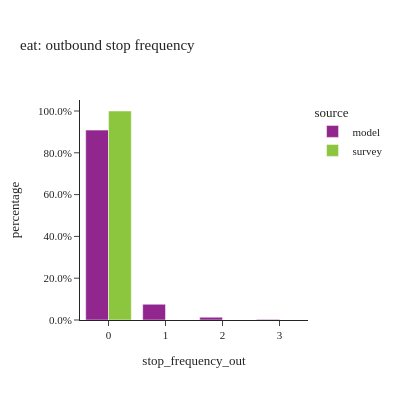
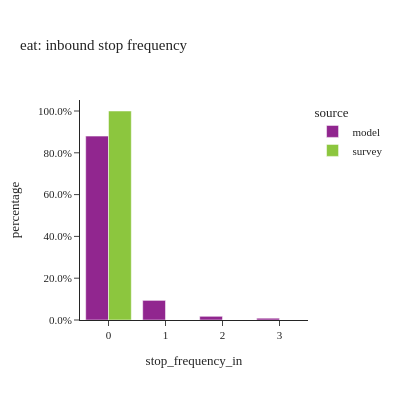

Write notebook code for charts like these, in order.
### Code cell
#| layout: [[1,1], [1]]
stopfreq_by_tourtype(tour_data, "eat")

### Figure 1 — Plotly figure (JSON) as saved in the notebook; plotly's stock layout.template omitted (floating-point values rounded to 4 significant figures)
{"data": [{"alignmentgroup": "True", "customdata": [[202531], [16789], [2949], [649]], "hovertemplate": "source=model<br>stop_frequency_out=%{x}<br>percentage=%{y}<br>sample_size=%{customdata[0]}<extra></extra>", "legendgroup": "model", "marker": {"color": "#91268F", "pattern": {"shape": ""}}, "name": "model", "offsetgroup": "model", "orientation": "v", "showlegend": true, "textposition": "auto", "type": "bar", "x": ["0", "1", "2", "3"], "xaxis": "x", "y": [0.9085, 0.07531, 0.01323, 0.002911], "yaxis": "y"}, {"alignmentgroup": "True", "customdata": [[130]], "hovertemplate": "source=survey<br>stop_frequency_out=%{x}<br>percentage=%{y}<br>sample_size=%{customdata[0]}<extra></extra>", "legendgroup": "survey", "marker": {"color": "#8CC63E", "pattern": {"shape": ""}}, "name": "survey", "offsetgroup": "survey", "orientation": "v", "showlegend": true, "textposition": "auto", "type": "bar", "x": ["0"], "xaxis": "x", "y": [1.0], "yaxis": "y"}], "layout": {"barmode": "group", "height": 400, "legend": {"title": {"text": "source"}, "tracegroupgap": 0}, "title": {"text": "eat: outbound stop frequency"}, "width": 400, "xaxis": {"anchor": "y", "domain": [0.0, 1.0], "title": {"text": "stop_frequency_out"}}, "yaxis": {"anchor": "x", "domain": [0.0, 1.0], "tickformat": ".1%", "title": {"text": "percentage"}}}}

### Figure 2 — Plotly figure (JSON) as saved in the notebook; plotly's stock layout.template omitted (floating-point values rounded to 4 significant figures)
{"data": [{"alignmentgroup": "True", "customdata": [[196133], [20930], [3941], [1914]], "hovertemplate": "source=model<br>stop_frequency_in=%{x}<br>percentage=%{y}<br>sample_size=%{customdata[0]}<extra></extra>", "legendgroup": "model", "marker": {"color": "#91268F", "pattern": {"shape": ""}}, "name": "model", "offsetgroup": "model", "orientation": "v", "showlegend": true, "textposition": "auto", "type": "bar", "x": ["0", "1", "2", "3"], "xaxis": "x", "y": [0.8798, 0.09389, 0.01768, 0.008586], "yaxis": "y"}, {"alignmentgroup": "True", "customdata": [[129], [1]], "hovertemplate": "source=survey<br>stop_frequency_in=%{x}<br>percentage=%{y}<br>sample_size=%{customdata[0]}<extra></extra>", "legendgroup": "survey", "marker": {"color": "#8CC63E", "pattern": {"shape": ""}}, "name": "survey", "offsetgroup": "survey", "orientation": "v", "showlegend": true, "textposition": "auto", "type": "bar", "x": ["0", "2"], "xaxis": "x", "y": [1.0, 0.0], "yaxis": "y"}], "layout": {"barmode": "group", "height": 400, "legend": {"title": {"text": "source"}, "tracegroupgap": 0}, "title": {"text": "eat: inbound stop frequency"}, "width": 400, "xaxis": {"anchor": "y", "domain": [0.0, 1.0], "title": {"text": "stop_frequency_in"}}, "yaxis": {"anchor": "x", "domain": [0.0, 1.0], "tickformat": ".1%", "title": {"text": "percentage"}}}}
